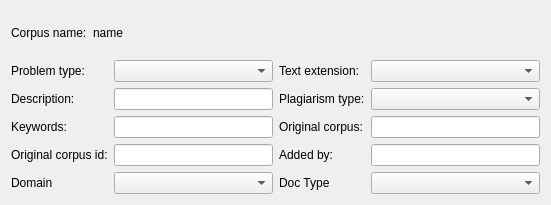
<?xml version="1.0" encoding="UTF-8"?>
<ui version="4.0">
 <class>Dialog</class>
 <widget class="QDialog" name="Dialog">
  <property name="geometry">
   <rect>
    <x>0</x>
    <y>0</y>
    <width>551</width>
    <height>205</height>
   </rect>
  </property>
  <property name="windowTitle">
   <string>Dialog</string>
  </property>
  <layout class="QGridLayout" name="gridLayout">
   <item row="0" column="0">
    <layout class="QHBoxLayout" name="horizontalLayout_10">
     <item>
      <widget class="QLabel" name="label_20">
       <property name="text">
        <string>Corpus name:</string>
       </property>
      </widget>
     </item>
     <item>
      <widget class="QLabel" name="lb_corpus_name">
       <property name="text">
        <string>name</string>
       </property>
      </widget>
     </item>
     <item>
      <spacer name="horizontalSpacer_4">
       <property name="orientation">
        <enum>Qt::Horizontal</enum>
       </property>
       <property name="sizeHint" stdset="0">
        <size>
         <width>40</width>
         <height>20</height>
        </size>
       </property>
      </spacer>
     </item>
    </layout>
   </item>
   <item row="1" column="0">
    <layout class="QHBoxLayout" name="horizontalLayout_2">
     <item>
      <layout class="QHBoxLayout" name="horizontalLayout">
       <item>
        <layout class="QVBoxLayout" name="verticalLayout">
         <item>
          <widget class="QLabel" name="label_17">
           <property name="text">
            <string>Problem type:</string>
           </property>
          </widget>
         </item>
         <item>
          <widget class="QLabel" name="label_18">
           <property name="text">
            <string>Description:</string>
           </property>
          </widget>
         </item>
         <item>
          <widget class="QLabel" name="label_21">
           <property name="text">
            <string>Keywords:</string>
           </property>
          </widget>
         </item>
         <item>
          <widget class="QLabel" name="label_22">
           <property name="text">
            <string>Original corpus id:</string>
           </property>
          </widget>
         </item>
         <item>
          <widget class="QLabel" name="label_27">
           <property name="text">
            <string>Domain</string>
           </property>
          </widget>
         </item>
        </layout>
       </item>
       <item>
        <layout class="QVBoxLayout" name="verticalLayout_2">
         <item>
          <widget class="QComboBox" name="cb_problem_type">
           <property name="toolTip">
            <string>Tipo de problema NLP o grupo de casos en el XML.</string>
           </property>
          </widget>
         </item>
         <item>
          <widget class="QLineEdit" name="le_description">
           <property name="toolTip">
            <string>Descripcion opcional del caso para usar como hint.</string>
           </property>
          </widget>
         </item>
         <item>
          <widget class="QLineEdit" name="le_summary">
           <property name="toolTip">
            <string>Escriba 3 palabras de longitud menor a 21 caracteres que podria utilizar en la barra de search.</string>
           </property>
          </widget>
         </item>
         <item>
          <widget class="QLineEdit" name="le_original_corpus_id">
           <property name="toolTip">
            <string>Escriba solo digitos.</string>
           </property>
          </widget>
         </item>
         <item>
          <widget class="QComboBox" name="cb_domain">
           <property name="toolTip">
            <string>Area del conocimiento al que pertenece el text susp.</string>
           </property>
          </widget>
         </item>
        </layout>
       </item>
      </layout>
     </item>
     <item>
      <layout class="QHBoxLayout" name="horizontalLayout_11">
       <item>
        <layout class="QVBoxLayout" name="verticalLayout_11">
         <item>
          <widget class="QLabel" name="label_23">
           <property name="text">
            <string>Text extension:</string>
           </property>
          </widget>
         </item>
         <item>
          <widget class="QLabel" name="label_24">
           <property name="text">
            <string>Plagiarism type:</string>
           </property>
          </widget>
         </item>
         <item>
          <widget class="QLabel" name="label_25">
           <property name="text">
            <string>Original corpus:</string>
           </property>
          </widget>
         </item>
         <item>
          <widget class="QLabel" name="label_26">
           <property name="text">
            <string>Added by:</string>
           </property>
          </widget>
         </item>
         <item>
          <widget class="QLabel" name="label_28">
           <property name="text">
            <string>Doc Type</string>
           </property>
          </widget>
         </item>
        </layout>
       </item>
       <item>
        <layout class="QVBoxLayout" name="verticalLayout_12">
         <item>
          <widget class="QComboBox" name="cb_text_extension">
           <property name="toolTip">
            <string>Longitud de los textos del caso: fragmentos, oraciones u otros.</string>
           </property>
          </widget>
         </item>
         <item>
          <widget class="QComboBox" name="cb_plag_type">
           <property name="toolTip">
            <string>Tipologias de parafrasis propuestas por Barron-Cedeno2013.</string>
           </property>
          </widget>
         </item>
         <item>
          <widget class="QLineEdit" name="le_original_corpus">
           <property name="toolTip">
            <string>Corpus original del que fue extraido el caso.</string>
           </property>
          </widget>
         </item>
         <item>
          <widget class="QLineEdit" name="le_generator_name">
           <property name="toolTip">
            <string>Nombre de la persona o algoritmo que creo el caso.</string>
           </property>
          </widget>
         </item>
         <item>
          <widget class="QComboBox" name="cb_document_type">
           <property name="toolTip">
            <string>Tipo de documento.</string>
           </property>
          </widget>
         </item>
        </layout>
       </item>
      </layout>
     </item>
    </layout>
   </item>
  </layout>
 </widget>
 <resources/>
 <connections/>
</ui>
